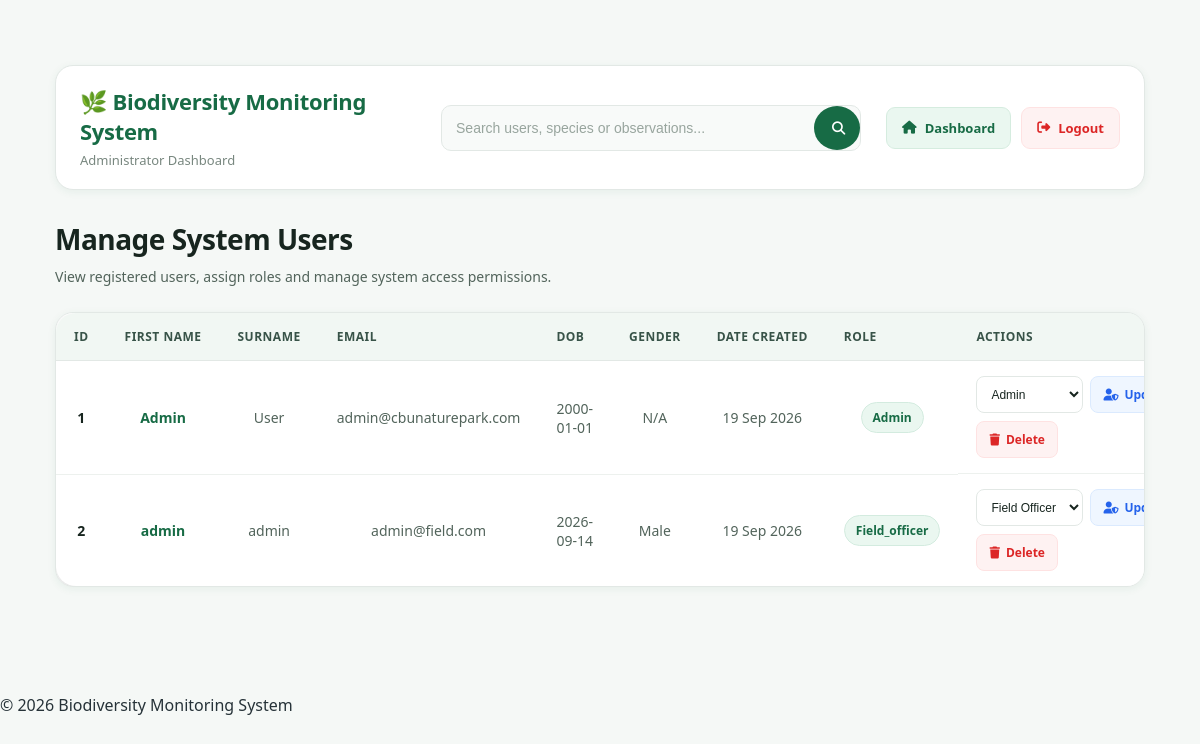
The app's page /manageUser (signed in) with its own data.
### models.py (models this page shows, shortened)
class Details(db.Model):
    __tablename__ = "details"
    id = db.Column(db.Integer, primary_key=True)
    First_name = db.Column(
        db.String(50),
        nullable=False
    )
    surname = db.Column(
        db.String(50),
        nullable=False
    )
    email = db.Column(
        db.String(50),
        unique=True,
        nullable=False
    )
    phone = db.Column(db.String(20))
    DOB = db.Column(db.String(20))
    gender = db.Column(db.String(10))
    password = db.Column(
        db.String(255),
        nullable=False
    )
    role = db.Column(
        db.String(50),
        nullable=False,
        default="viewer"
    )
    date_Created = db.Column(
        db.DateTime,
        default=lambda: datetime.now(timezone.utc)
    )
    reset_token = db.Column(
        db.String(200),
        nullable=True
    )
    reset_token_expiry = db.Column(
        db.DateTime,
        nullable=True
    )
    reviewed_observations = db.relationship(
        "Observation",
        foreign_keys="Observation.reviewed_by",
        backref="reviewer",
        lazy=True
    )

### app.py (the view)
@app.route("/manageUser")
@login_required
@role_required("admin")
def managerUser():
    users = Details.query.all()
    return render_template("manageUser.html", users=users)

### app.py (called while the page is built)
def login_required(f):
    @wraps(f)
    def decorated_function(*args, **kwargs):
        if 'user_id' not in session:
            return redirect(url_for('login'))
        return f(*args, **kwargs)
    return decorated_function

def role_required(*roles):
    def decorator(f):
        @wraps(f)
        def decorated_function(*args, **kwargs):
            if 'user_id' not in session:
                return redirect(url_for('login'))
            if session.get('role') not in roles:
                return "Access Denied", 403
            return f(*args, **kwargs)
        return decorated_function
    return decorator

### templates/manageUser.html (shortened to what this page needs)
{% extends "base.html" %}
{% block css %}
<link rel="stylesheet"
      href="{{ url_for('static', filename='table.css') }}">
<link rel="stylesheet"
      href="https://cdnjs.cloudflare.com/ajax/libs/font-awesome/6.7.2/css/all.min.css">
{% endblock %}
{% block content %}
<div class="admin-container">
    <header class="top-bar">
        <div class="logo">
            <h1>🌿 Biodiversity Monitoring System</h1>
            <p>Administrator Dashboard</p>
        </div>
        <form action="{{ url_for('search') }}"
              method="GET"
              class="search-form">
            <input
                type="text"
                name="search"
                placeholder="Search users, species or observations..."
                value="{{ search if search else '' }}">
            <button type="submit">
                <i class="fa-solid fa-magnifying-glass"></i>
            </button>
        </form>
        <div class="nav-buttons">
            <a href="{{ url_for('admin') }}"
               class="nav-btn">
                <i class="fa-solid fa-house"></i>
                Dashboard
            </a>
            <a href="{{ url_for('logout') }}"
               class="logout-btn">
                <i class="fa-solid fa-right-from-bracket"></i>
                Logout
            </a>
        </div>
    </header>
    <h2 class="section-title">
        Manage System Users
    </h2>
    <p class="description">
        View registered users, assign roles and manage system access permissions.
    </p>
    <div class="table-container">
        <table>
            <thead>
                <tr>
                    <th>ID</th>
                    <th>First Name</th>
                    <th>Surname</th>
                    <th>Email</th>
                    <th>DOB</th>
                    <th>Gender</th>
                    <th>Date Created</th>
                    <th>Role</th>
                    <th>Actions</th>
                </tr>
            </thead>
            <tbody>
            {% for user in users %}
                <tr>
                    <td>
                        {{ user.id }}
                    </td>
                    <td>
                        {{ user.First_name }}
                    </td>
                    <td>
                        {{ user.surname }}
                    </td>
                    <td>
                        {{ user.email }}
                    </td>
                    <td>
                        {{ user.DOB }}
                    </td>
                    <td>
                        {{ user.gender }}
                    </td>
                    <td>
                        {{ user.date_Created.strftime('%d %b %Y') if user.date_Created else '—' }}
                    </td>
                    <td>
                        <span class="role-badge">
                            {{ user.role }}
                        </span>
                    </td>
                    <td class="actions">
                        <form
                            action="{{ url_for('change_role', id=user.id) }}"
                            method="POST"
                            class="role-form">
                            <select name="role">
                                <option value="field_officer"
                                    {% if user.role == "field_officer" %}
                                    selected
                                    {% endif %}>
                                    Field Officer
                                </option>
                                <option value="admin"
                                    {% if user.role == "admin" %}
                                    selected
                                    {% endif %}>
                                    Admin
                                </option>
                            </select>
                            <button type="submit"
                                    class="update-btn">
                                <i class="fa-solid fa-user-shield"></i>
                                Update
                            </button>
                        </form>
                        <form
                            action="{{ url_for('delete_user', id=user.id) }}"
                            method="POST">
                            <button
                                type="submit"
                                class="delete-btn"
                                onclick="return confirm('Delete this user?')">
                                <i class="fa-solid fa-trash"></i>
                                Delete
                            </button>
                        </form>
                    </td>
                </tr>
            {% endfor %}
            </tbody>
        </table>
    </div>
</div>
{% endblock %}

### static/adminstyle.css (style rules this page uses)
* { margin: 0; padding: 0; box-sizing: border-box; }
body { font-family: "Segoe UI", Tahoma, sans-serif; background: linear-gradient( 135deg, #e8f5e9, #f1f8e9, #e0f2f1 ); color: #263238; min-height: 100vh; }
a { text-decoration: none; color: inherit; }
button { border: none; cursor: pointer; font-family: inherit; font-weight: bold; transition: 0.3s; }
.admin-container, .user-container, .gallery-container { width: 95%; max-width: 1500px; margin: auto; padding: 35px; }
.top-bar { background: linear-gradient( 120deg, #14532d, #2e7d32, #00897b ); padding: 25px; border-radius: 25px; display: flex; justify-content: space-between; align-items: center; flex-wrap: wrap; gap: 20px; box-shadow: 0 10px 30px rgba(0, 0, 0, 0.25); }
.logo h1 { color: white; font-size: 30px; }
.logo p { color: #dcedc8; }
.search-form { display: flex; gap: 10px; }
.search-form input { width: 330px; padding: 14px 20px; border-radius: 30px; border: none; outline: none; }
.search-form button { width: 50px; height: 50px; border-radius: 50%; background: #ffc107; color: white; }
.nav-buttons { display: flex; gap: 15px; flex-wrap: wrap; }
.nav-btn, .logout-btn { padding: 12px 25px; border-radius: 30px; color: white; font-weight: bold; }
.nav-btn { background: #0288d1; }
.logout-btn { background: #c62828; }
.section-title { margin: 35px 0 15px; color: #1b5e20; font-size: 28px; }
h1 { color: #1b5e20; }
.table-container { margin-top: 35px; overflow-x: auto; }
table { width: 100%; border-collapse: collapse; background: white; border-radius: 20px; overflow: hidden; box-shadow: 0 10px 25px rgba(0, 0, 0, 0.15); }
thead { background: linear-gradient( 90deg, #1b5e20, #43a047 ); }
th { padding: 18px; color: white; text-transform: uppercase; }
td { padding: 15px; text-align: center; border-bottom: 1px solid #ddd; }
.role-badge { background: #d1fae5; color: #065f46; padding: 8px 18px; border-radius: 20px; font-weight: bold; }
button { padding: 10px 18px; border-radius: 25px; }
.update-btn { background: #2e7d32; color: white; }
.delete-btn { background: #c62828; color: white; }

### records on screen
Details: id "1", First_name "Admin", surname "User", email "admin@cbunaturepark.com", DOB "2000-01-01", gender "N/A", date_Created "19 Sep 2026", role "Admin"
Details: id "2", First_name "admin", surname "admin", email "admin@field.com", DOB "2026-09-14", gender "Male", date_Created "19 Sep 2026", role "Field_officer", role "Field Officer"
